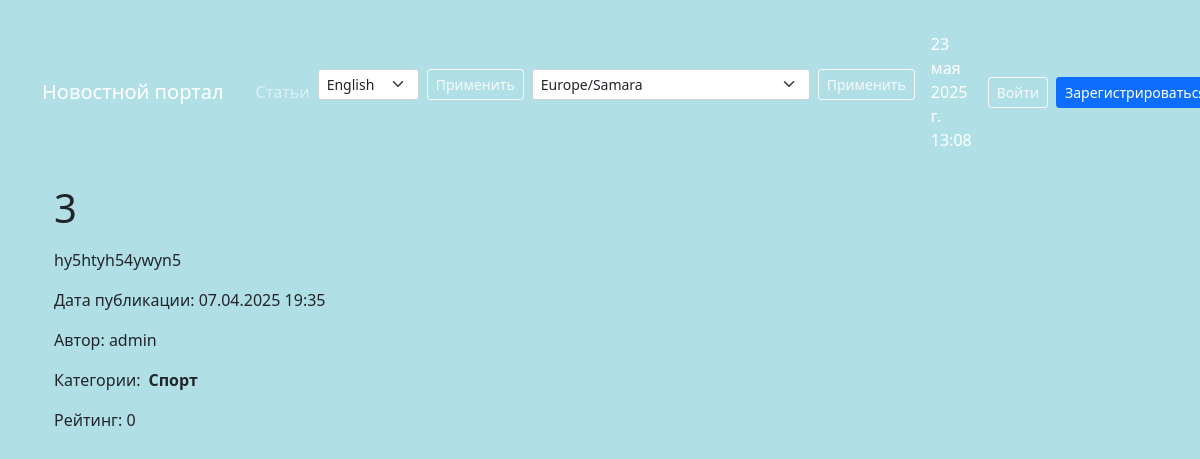
Page /news/130/ on the earlier database version.
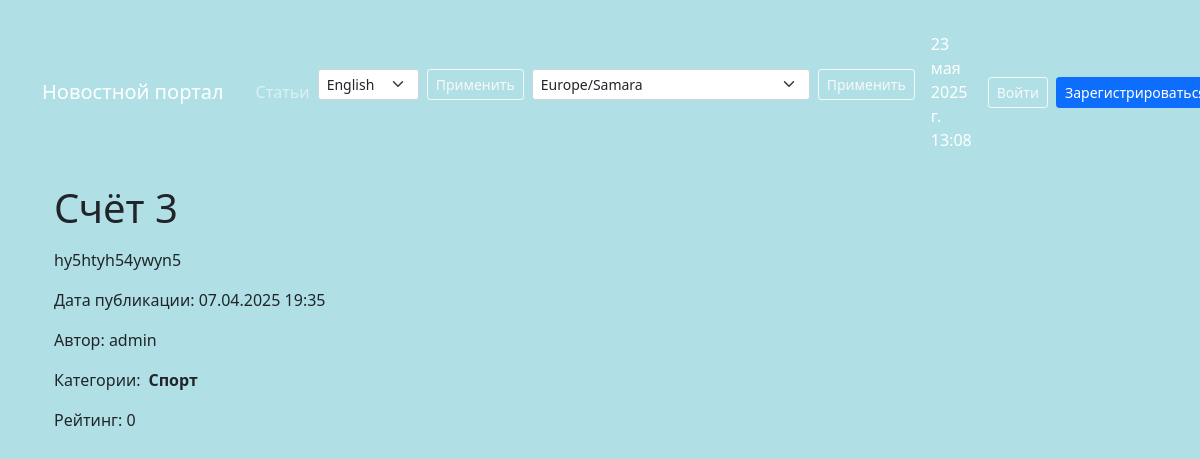
Same page on the later database version.
### biblio/models.py (models this page shows, shortened)
class Post(models.Model):
    NEWS = 'NW'
    ARTICLE = 'AR'
    POST_TYPES = [
        (NEWS, 'Новость'),
        (ARTICLE, 'Статья')
    ]
    author = models.ForeignKey(Author, on_delete=models.CASCADE)
    post_type = models.CharField(max_length=2, choices=POST_TYPES)
    created_at = models.DateTimeField(auto_now_add=True)
    categories = models.ManyToManyField(Category, through='PostCategory')
    title = models.CharField(max_length=255)
    text = models.TextField()
    rating = models.IntegerField(default=0)

class Author(models.Model):
    user = models.OneToOneField(User, on_delete=models.CASCADE)
    rating = models.IntegerField(default=0)

### biblio/views.py (the view)
# urls.py: path('news/<int:pk>/', NewsDetail.as_view(), name='news_detail'),
class NewsDetail(DetailView):
    model = Post
    template_name = 'news/news_detail.html'
    context_object_name = 'news'

### biblio/context_tz.py (called while the page is built)
def get_timezone(request):
    tzname = request.session.get('django_timezone', settings.TIME_ZONE)
    local_time = timezone.localtime(timezone.now(), pytz.timezone(tzname))
    return {
        'current_time': local_time,
        'timezones': pytz.common_timezones,
        'TIME_ZONE': tzname
    }

### biblio/templatetags/custom_filters.py (called while the page is built)
@register.filter()
def censor (value):
    for word in censor_list:
        value = value.replace(word[1:-1], "*" * len(word[1:-1]))
    return value

### templates/news/news_detail.html (shortened to what this page needs)
﻿{% extends 'default.html' %}
{% load custom_filters %}
{% block content %}
    <div class="container mt-3">
        <div class="news-detail">
            <div class="d-flex align-items-center">
                <h1 class="mb-0 me-2">{{ news.title|censor }}</h1>
            </div>
            <div class="post-content mt-3">
                {{ news.text|censor|linebreaks }}
            </div>
            <div class="post-meta mt-3">
                <p>Дата публикации: {{ news.created_at|date:"d.m.Y H:i" }}</p>
                <p>Автор: {{ news.author.user.username }}</p>
                <div class="d-flex align-items-center flex-wrap">
                    <span class="me-2">Категории:</span>
                    {% for category in news.categories.all %}
                    <span class="d-inline-flex align-items-center me-3">
                        <strong>{{ category.name }}</strong>
                    </span>
                    {% endfor %}
                </div>
            </div>
            <div class="post-rating mt-3">
                <p>Рейтинг: {{ news.rating }}</p>
            </div>
        </div>
    </div>
{% endblock content %}

Differences in the rows shown:
changed Post "hy5htyh54ywyn5": title|censor "3" → "Счёт 3"
